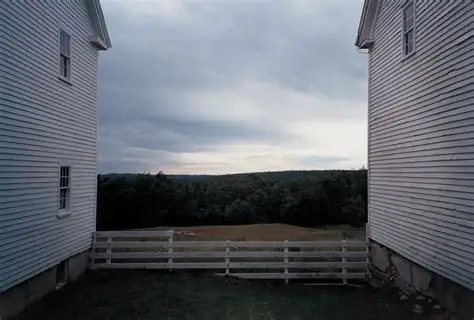
#> input picture InfraScan-Sentinel/OIP.jpg, 474 x 320 px, given in place of the camera
$ python main.py
#> lines starting #> are read from the running program, lines starting #| are printed output that depends on the picture; after the words box and inside, x2 and y2 are one past the last pixel; in counts of white or black regions, pixels touching at a corner belong together
import cv2
import numpy as np
import winsound
import time

def get_entropy(roi):
    hist = cv2.calcHist([roi], [0], None, [256], [0, 256])
    hist = hist.ravel() / (hist.sum() + 1e-7)  # Probability Distribution P(x)
    hist = hist[hist > 0]  # Remove zero probabilities
    return -np.sum(hist * np.log2(hist))  # Shannon Entropy Formula

cap = cv2.VideoCapture(0 + cv2.CAP_DSHOW)

ret, first_frame = cap.read()
#> first_frame is the input picture: shape (320, 474, 3); mean B, G, R 110, 102.2, 97.8
prev_gray = cv2.cvtColor(first_frame, cv2.COLOR_BGR2GRAY)
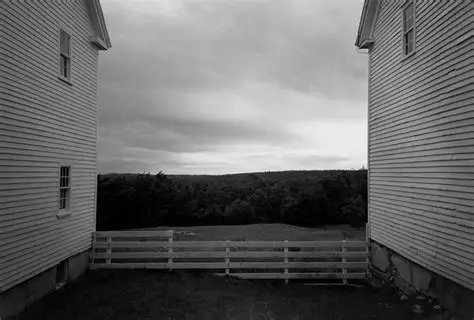
#> prev_gray: shape (320, 474); min 0, max 240, mean 101.8

history = {"LEFT": [], "CENTER": [], "RIGHT": []}
last_beep_time = 0
is_calibrated = False
math = 0.15
counter = 0
last_heartbeat_time = 0

while True:
    ret, frame = cap.read()
    if not ret:
        break  # to safe launch

    gray = cv2.cvtColor(frame, cv2.COLOR_BGR2GRAY)

    avg_brightness = np.mean(gray) #1. Calculate Environmental Confidence
#> avg_brightness = 101.8

    low_light_mode = avg_brightness < 50    # If brightness < 50, the Canny filter will start seeing "noise"
#> low_light_mode = False

    if low_light_mode:      # Play a low-frequency pulse to tell the user: "System is blind"

        if (time.time() - last_heartbeat_time > 1.0):
            winsound.Beep(200, 100) # Low, sad beep
            last_heartbeat_time = time.time()
        continue    # Skip the rest of the logic for this frame to avoid false alarms


    h, w = gray.shape # h is length w i bredth
#> h = 320; w = 474

    flow = cv2.calcOpticalFlowFarneback(prev_gray[int(h*0.6):, :], gray[int(h*0.6):, :], None, 0.5, 3, 15, 3, 5, 1.2, 0)
    motion_mag = np.mean(np.sqrt(flow[...,0]**2 + flow[...,1]**2))
#> motion_mag = 0.00108
    expansion_multiplier = 1 + (motion_mag * 0.1)
#> expansion_multiplier = 1

    # Let's split the bottom of the screen into 3 Matrices: Left, Center, Right
    cell_w = w // 3
#> cell_w = 158
    floor_y = int(h * 0.6) # Only look at the bottom 40% of the screen (the floor)
#> floor_y = 192

    zones = {
        "LEFT": gray[floor_y:, 0:cell_w],
        "CENTER": gray[floor_y:, cell_w:2*cell_w],
        "RIGHT": gray[floor_y:, 2*cell_w:w]
    }

    for i, (name, area) in enumerate(zones.items()): # numerate teh zones

        area = cv2.normalize(area, None, 0, 255, cv2.NORM_MINMAX) #stretches so it uses all 255 gray intensity levels
        area = cv2.GaussianBlur(area, (5, 5), 0)
        area = cv2.Canny(area, 25, 75) #pixels<50 ignore and pixel>150 solid or ocnverts to 255
        kernel = np.ones((3,3), np.uint8)
        area = cv2.dilate(area, kernel, iterations=1)#connects hte dots and thicken the edges so it optimizes the canny

        if name == "CENTER":
            # Split CENTER into 3 horizontal slices: Top (Far), Mid, Bottom (Near)
            zh, zw = area.shape
            s = zh // 3
            far_slice  = area[0:s, :]
            mid_slice  = area[s:2*s, :]
            near_slice = area[2*s:zh, :]

            # Apply Perspective Weights: Near is 1.5x more important than Far
            base_entropy = (get_entropy(near_slice) * 1.5 +
                           get_entropy(mid_slice) * 1.0 +
                           get_entropy(far_slice) * 0.7) / 3.2
            entropy_val = base_entropy * expansion_multiplier
        else:
            entropy_val = get_entropy(area)

        color = (0, 255, 0) # green
        history[name].append(entropy_val)

        if is_calibrated:
            if len(history[name]) > 10:
                history[name].pop(0)
        else:   #takes 30 entropy smples then does the math on it
            if len(history['CENTER']) >= 30:
                math = np.mean(history['CENTER'][0:30]) + 2 * np.std(history['CENTER'][0:30])
                is_calibrated = True

        # AUDI0 TRIGGER:
        if name == "CENTER":
            avg = sum(history["CENTER"]) / (len(history["CENTER"]) + 1e-7)
            avg_left = sum(history["LEFT"]) / (len(history["LEFT"]) + 1e-7)
            avg_right = sum(history["RIGHT"]) / (len(history["RIGHT"]) + 1e-7)

            is_dangerous = avg > math
            if is_dangerous:
                counter += 1
            else:
                counter = 0

            if counter >= 5:
                color = (0, 0, 255)    # turns red if high entropy
                cv2.rectangle(frame, (cell_w, floor_y), (2*cell_w, h), color, 2) #makes a recntangular box
                cv2.line(frame, (cell_w, floor_y + s), (2*cell_w, floor_y + s), (255, 255, 255), 2)
                cv2.line(frame, (cell_w, floor_y + 2*s), (2*cell_w, floor_y + 2*s), (255, 255, 255), 1)
                severity = avg - math
                beep_delay = max(0.1, 1.0 - (severity * 5))
                if (time.time() - last_beep_time > beep_delay):
                    pitch = 2000 if avg_left < avg_right else 500
                    winsound.Beep(pitch, 150)
                    last_beep_time = time.time()

            elif (time.time() - last_heartbeat_time > 2.0):
                winsound.Beep(150, 50) # Very low frequency, very short
                last_heartbeat_time = time.time()

        # Draw text
        cv2.putText(frame, f"{name}: {entropy_val:.2f}", (10 + (i*200), 50),  # shows text
                    cv2.FONT_HERSHEY_SIMPLEX, 0.7, color, 2)
#> this loop made 3 passes
#> (name, zh, zw, s, base_entropy, entropy_val, avg) on pass 2: ('CENTER', 128, 158, 42, 0.795, 0.795, 0.795)
#> (name, entropy_val) on passes 1, 3: ('LEFT', 1), ('RIGHT', 0.948)
#> pass 1, `area = cv2.Canny(area, 25, 75)`:
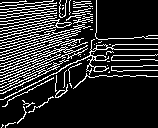
#> area: shape (128, 158); 17.5% white in thin lines or dots
#> pass 1, `area = cv2.dilate(area, kernel, iterations=1)#connects hte dots and th..`:
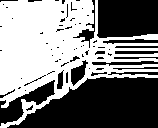
#> area: shape (128, 158); 49.6% white; 1 white region, box (x1, y1, x2, y2) and area: (0, 0, 158, 128) 10027
#> after the loop:
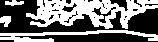
#> far_slice: shape (42, 158); 44.7% white; 4 white regions, box (x1, y1, x2, y2) and area: (26, 0, 158, 29) 2088, (0, 30, 158, 42) 718, (0, 16, 11, 27) 87, (5, 0, 24, 6) 75
#> after the loop:
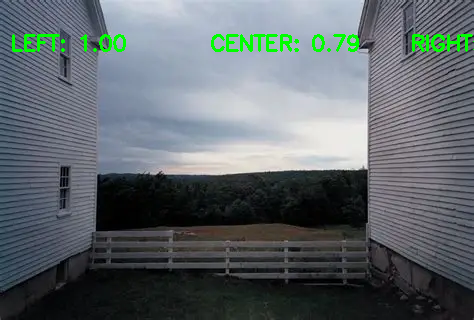
#> frame: shape (320, 474, 3); 1.52% of pixels changed, all inside (x1, y1, x2, y2) = (12, 34, 474, 52)
#> after the loop:
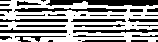
#> mid_slice: shape (42, 158); 59.7% white; 38 black regions (16 under 20 px), largest, box (x1, y1, x2, y2) and area: (46, 0, 158, 6) 543, (14, 8, 127, 12) 338, (73, 29, 158, 33) 229
#> after the loop:
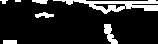
#> near_slice: shape (44, 158); 14% white; 7 white regions (1 under 20 px), largest, box (x1, y1, x2, y2) and area: (53, 0, 158, 14) 623, (104, 24, 118, 44) 141, (35, 12, 54, 18) 72, (3, 40, 17, 44) 56, (32, 0, 48, 4) 49, (0, 0, 8, 4) 20
#> after the loop, last_beep_time = 0; last_heartbeat_time = 1.8e+09


    prev_gray = gray.copy()  #updates memory for next frame
    cv2.imshow("Synapse-Echo: Month 1 Spatial Test", frame)
    if cv2.waitKey(1) & 0xFF == ord('q'):
#> (key q is pressed here)
        break

cap.release()
cv2.destroyAllWindows()
